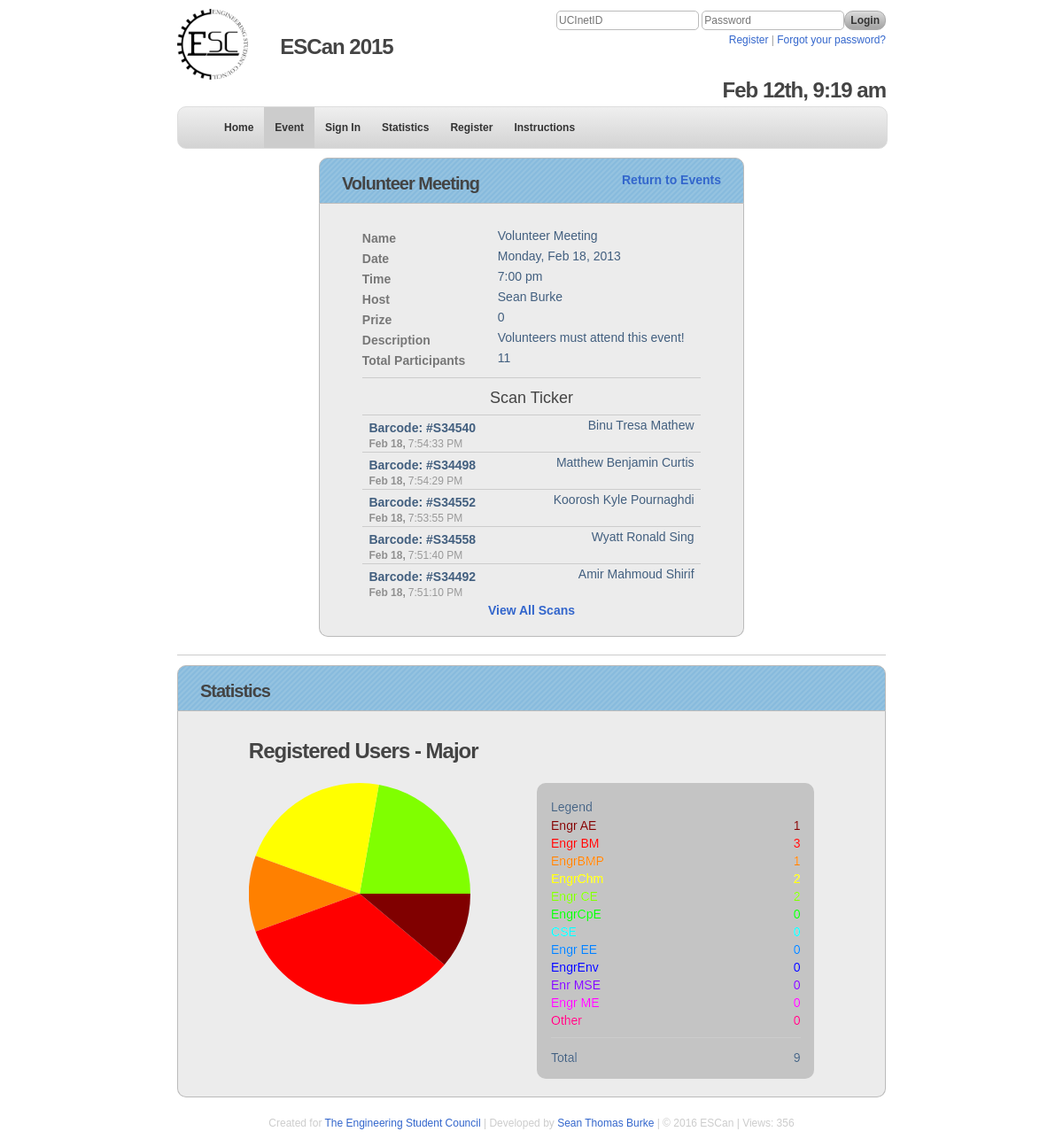
/event.php?eid=1, run on the app's committed database.
### tables this page shows
CREATE TABLE IF NOT EXISTS `settings` (
  `name` varchar(20) NOT NULL,
  `value` varchar(8) NOT NULL,
  PRIMARY KEY (`name`)
);

CREATE TABLE IF NOT EXISTS `tabs` (
  `tid` mediumint(9) NOT NULL AUTO_INCREMENT,
  `page` varchar(20) NOT NULL,
  `title` varchar(20) NOT NULL,
  `access` tinyint(1) NOT NULL DEFAULT '0',
  `public_only` tinyint(1) NOT NULL DEFAULT '0',
  PRIMARY KEY (`tid`)
);

CREATE TABLE IF NOT EXISTS `events` (
  `eid` mediumint(8) NOT NULL AUTO_INCREMENT,
  `name` varchar(50) NOT NULL,
  `date` date NOT NULL,
  `time` time NOT NULL,
  `host` varchar(50) NOT NULL,
  `prize` mediumint(8) NOT NULL,
  `description` varchar(1000) NOT NULL,
  `volunteer` varchar(8) NOT NULL,
  PRIMARY KEY (`eid`)
);

CREATE TABLE IF NOT EXISTS `scans` (
  `sid` bigint(32) NOT NULL AUTO_INCREMENT COMMENT 'Scan ID',
  `eid` varchar(8) NOT NULL COMMENT 'Event ID',
  `barcode` varchar(32) NOT NULL COMMENT 'Barcode ID',
  `volunteer` varchar(8) NOT NULL,
  `date` date NOT NULL,
  `time` time NOT NULL,
  PRIMARY KEY (`sid`)
);

CREATE TABLE IF NOT EXISTS `users` (
  `ucinetid` varchar(8) NOT NULL,
  `barcode` varchar(32) NOT NULL COMMENT 'barcode id',
  `name` varchar(100) NOT NULL COMMENT 'first name',
  `email` varchar(150) NOT NULL COMMENT 'email',
  `major` varchar(75) NOT NULL COMMENT 'Major',
  `level` varchar(20) NOT NULL COMMENT 'Year Level',
  `opt` tinyint(1) NOT NULL DEFAULT '1' COMMENT 'opt-out mail',
  `access` tinyint(1) NOT NULL DEFAULT '0' COMMENT 'access level',
  `elig` tinyint(1) NOT NULL DEFAULT '1' COMMENT 'prize eligible',
  `date` date NOT NULL,
  `time` time NOT NULL,
  `volunteer` varchar(8) NOT NULL,
  PRIMARY KEY (`ucinetid`)
);

### event.php (the view, shortened to what the rows shown need)
<?php
require_once 'inc/standard.php';
$page = new Page('event', ALL);
$var = new VarArray();
$eid = $_GET['eid'];
if(!$eid)
{
	$bottom = 'No event selected, please return to the <a href="events.php">Events Page</a>.';
	$box = new Box('No Existing Event');
	$box->setBadge('Return to Events', 'events.php');
	$box->setContent($bottom);
	$page->setContent($box->display('half'));
	$page->buildPage();
}
else
{
	$sql = 'SELECT * FROM events
			WHERE eid ="'.$eid.'"';
	$DB->query($sql);
	$event = $DB->resultToSingleArray();
	$total_count = $DB->countOf('scans', 'eid = "'.$eid.'"');
	$box = new Box($event['name']);
	$box->setBadge('Return to Events', 'events.php');
	$bottom = '
				<div class="row">
					<label class="fieldname">Name</label>
					<div class="textarea">
					'.$event['name'].'
					</div>
				</div>
				<div class="row">
					<label class="fieldname">Date</label>
					<div class="textarea">
					'.date('l, M d, Y',strtotime($event['date'])).'
					</div>
				</div>
				<div class="row">
					<label class="fieldname">Time</label>
					<div class="textarea">
					'.date('g:i a',strtotime($event['time'])).'
					</div>
				</div>
				<div class="row">
					<label class="fieldname">Host</label>
					<div class="textarea">
					'.$event['host'].'
					</div>
				</div>
				<div class="row">
					<label class="fieldname">Prize</label>
					<div class="textarea">
					'.$event['prize'].'
					</div>
				</div>
				<div class="row">
					<label class="fieldname">Description</label>
					<div class="textarea">
					'.$event['description'].'
					</div>
				</div>
				<div class="row">
					<label class="fieldname">Total Participants</label>
					<div class="textarea">
					'.$total_count.'
					</div>
				</div>';
	$limit = ($_GET['view'] == 'all') ? '':'LIMIT 5';
	$sql = 'SELECT scans.*, users.name, users.ucinetid, users.major, users.level
			FROM scans LEFT JOIN users
			ON scans.barcode = users.barcode
			WHERE scans.eid = "'.$eid.'"
			ORDER BY date DESC, time DESC
			'.$limit;
	$DB->query($sql);
	$ticker_array = $DB->resultToArray();
	$ticker_content .= '<div class="separator"></div>';
	$ticker_content .= '<div class="row center">
							<h3>Scan Ticker</h3>
						</div>';
	$ticker_content .= '<div class="list">';
	$page->setJSInitial('$(".dropdown").hide(); '.$js_hide_row1);
	$ticker_content .= '<script>
		$(document).ready(function () {
			$("#barcode").focus();';
	if($js_slide_down)
	 $ticker_content .= '$("#row1").slideDown();';
	$ticker_content .= '});</script>';
	if(count($ticker_array) > 0)
	{
		foreach ($ticker_array as $row)
		{
			$i++;
			$ticker_content .= '
				<div class="item" id="row'.$i.'">
					<div class="row">
						<label class="barcode">Barcode: </span> #'.$row['barcode'].'</label>
						<span class="right">'.$row['name'].'</span>
						<span class="date">'.date('M j,', strtotime($row['date'])).'</span>
						<span class="time">'.date('g:i:s A', strtotime($row['time'])).'</span>
					</div>
				</div>
				<div class="event_row">
					<script>
					    $("#row'.$i.'").click(function () {
					    	$("#drop'.$i.'").slideToggle("fast");
					    });
					</script>
					<div class="dropdown" id="drop'.$i.'" style="display:none;">
						<h5><strong>UCInetID:</strong> 	'.$row['ucinetid'].'</h5>
						<h5><strong>Name:</strong> 		'.$row['name'].'</h5>
						<h5><strong>Major:</strong> 	'.$row['major'].'</h5>
						<h5><strong>Level:</strong> 	'.$row['level'].'</h5>
						<h5><strong>Time:</strong>		'.date('M j, Y,', strtotime($row['date'])).' '.date('g:i:s A', strtotime($row['time'])).'</h5>
					</div>
				</div>';
		}
		if($_GET['view'] == 'all')
		{
		$ticker_content .= '
			<div class="row center">
			<label id="view"><a href="'.$_SERVER['PHP_SELF'].'?eid='.$eid.'&view=less#view">View Less Scans</a></label>
			</div>';
		}
		else
		{
		$ticker_content .= '
			<div class="row center">
			<label id="view"><a href="'.$_SERVER['PHP_SELF'].'?eid='.$eid.'&view=all#view">View All Scans</a></label>
			</div>';
		}
	}
	$ticker_content .= '</div>';
	$box->setContent( $bottom.$ticker_content);
	$box->setBadge('Return to Events', 'events.php');
	$majors = [];
	foreach ($var->getMajors() as $major) {
		$sql = 'SELECT *
				FROM scans
				LEFT JOIN users
				ON scans.barcode = users.barcode
				WHERE scans.eid = "'.$eid.'"
				AND users.major = "'.$major.'"';
		$DB->query($sql);
		$temp = $DB->numRows();
		$majors[$major] = $temp;
	}
	$majors_stat = new Statistic('pie', 'user_majors', 'Registered Users - Major', $majors, 0);
	$bottom_stats = $majors_stat->display();
	$box_stat = new Box('Statistics', $bottom_stats);
	$stat_display = '<div class="separator"></div>'.$box_stat->display("full");
	$content = $box->display().$stat_display;
	$page->startGraph();
	$page->setContent($content);
	$page->buildPage();
}
?>

### inc/classes/Nav.class.php (shortened to what the rows shown need)
<?php
class Nav
{
	public $output;
	function __construct($access, $tab)
	{
		$this->DB = $GLOBALS['DB'];
		$this->tab = $tab;
		$this->access = ($access == '') ? 0:$access;
		if($access == 0)
		{
			$sql = 'SELECT tabs.title, pages.name, pages.url, tabs.public_only, tabs.access
			FROM tabs LEFT JOIN pages
			ON pages.name = tabs.page
			WHERE tabs.access <= "'.$this->access.'"
			OR tabs.public_only = "1"
			ORDER BY tid ASC';
		}
		$result = $this->DB->query($sql);
		$tabs = $this->DB->resultToArray($result);
		$highlight = ' id="highlight"';
		$this->output .= '
		<div id="navigation-section">
		<div id="nav">
		<ul>';
		if(count($tabs) > 0)
		{
			foreach($tabs as $tab)
			{
				$active = ($this->tab == $tab['name']) ? $highlight:'';
				$this->output .= '
					<li><a class="menu-item" '.$active.' href="'.$tab['url'].'?s=nav">'.$tab['title'].'</a></li>';
			}
		}
		else
		{
			$this->output .= '
				<li><a class="menu-item" href="index.php">Home</a></li>';
		}
		$this->output .= '</ul></div></div>';
	}
}
?>

### inc/classes/Box.class.php (shortened to what the rows shown need)
<?php
class Box
{
	public $content;
	public $title;
	public $badge;
	public $badge_url;
	public $height;
	public $header_height;
	public $intro_step;
	public $intro_text;
	function __construct($title, $content = '', $width = 500, $height = 'auto')
	{
		$this->header_height = 50;
		$this->content = $content;
		$this->title = $title;
		$this->height = $height;
		return $this->display();
	}
	public function setContent($content)
	{
		$this->content = $content;
	}
	public function setBadge($badge, $url = '')
	{
		$this->badge = $badge;
		$this->badge_url = $url;
	}
	public function display($type = 'half')
	{
		if(!is_string($this->height))
		{
			$container_height = $this->height - $this->header_height;
			$container_height .= 'px';
		}
		else
		{
		$container_height = $this->height;
		}
		$output = '
		<div class="box" style="width:100%; height:'.$this->height.'" data-step="'.$this->intro_step.'" data-intro="'.$this->intro_text.'" data-position="right">
			<div class="header_container" style="height: '.$this->header_height.'px">
				<h2 class="title">'.$this->title.'</h2>
		    	<span class="box_badge">
		        	<a href="'.$this->badge_url.'">
		        	'.$this->badge.'</a>
		        </span>
		    </div>
			<div class="box_wrapper" style="height: '.$container_height.'">
				<div class="box_inside">';
		$output.= $this->content;
		$output .= '
				</div>
			</div>
		</div>';
		if($type == 'half')
		{
			return '<div id="container_wrapper">'.$output.'</div>';
		}
		elseif($type == 'full')
		{
			return $output;
		}
		else
		{
			return $output;
		}
	}
}
?>

### inc/classes/Page.class.php (shortened to what the rows shown need)
<?php
class Page
{
	public $DB;
	public $banner;
	public $content;
	public $content_bottom;
	public $description;
	public $extra_meta;
	public $footer;
	public $graph;
	public $google;
	public $html;
	public $header;
	public $isPhone;
	public $js;
	public $logo_src;
	public $keywords;
	public $navigation;
	public $pageviews;
	public $title;
	public $login;
	public $nav;
	function __construct($name, $access = ALL)
	{
		$this->DB = $GLOBALS['DB'];
		$this->login = new Login();
		$sql = "SELECT p.* FROM pages AS p
				WHERE name = '$name'";
		if(!($this->DB->query($sql)))
			die('Could not get page: '.$this->DB->getError());
		$page = $this->DB->resultToSingleArray();
		if(strstr($_SERVER['HTTP_USER_AGENT'], 'iPhone'))
			$this->isPhone = true;
		else
			$this->isPhone = false;
		$this->isPhone = false;
		$this->pageviews = $page['views'];
		$this->description = $page['description'];
		$this->content = $page['content'];
		$this->title = ucfirst($page['name']);
		$this->logo_src = 'images/logo200.png';
		$this->nav = new Nav($_SESSION['access'], $page['tab']);
	}
	public function setJSInitial($js)
	{
		$this->js .= $js;
	}
	public function buildJSInitial()
	{
		$this->js_initial = '
		<script>
    		$(document).ready(function() {';
    		$this->js_initial .= '
            update();
            setInterval(update, 1000);';
            $this->js_initial .= $this->js;
    		$this->js_initial .= ' });
		</script>';
	}
	public function setContent($content_bottom)
	{
		$this->content_bottom = $content_bottom;
	}
	public function startGraph()
	{
		$this->graph = '<script type="text/javascript" src="js/jquery.sparkline.min.js"></script>';
	}
	public function setGoogleAnalytics()
	{
		$this->google = '<script type="text/javascript">
		  var _gaq = _gaq || [];
		  _gaq.push([\'_setAccount\', \'UA-25773399-2\']);
		  _gaq.push([\'_trackPageview\']);
		  (function() {
		    var ga = document.createElement(\'script\'); ga.type = \'text/javascript\'; ga.async = true;
		    ga.src = (\'https:\' == document.location.protocol ? \'https://ssl\' : \'http://www\') + \'.google-analytics.com/ga.js\';
		    var s = document.getElementsByTagName(\'script\')[0]; s.parentNode.insertBefore(ga, s);
		  })();
		</script>';
	}
	private function updatePageView()
	{
		$this->pageviews += 1;
	}
	private function buildHTML()
	{
		$css = 'global';
		$css = ($css) ? '<link rel=stylesheet type="text/css" href="css/'.$css.'.css"  >' : '';
		$this->html =
		'<!DOCTYPE HTML PUBLIC "-//W3C//DTD HTML 4.01 Transitional//EN" "http://www.w3.org/TR/html4/loose.dtd">
		<html>
		<head>
			<title>'.$this->title.' - '.PRODUCT.'</title>
			<link rel="shortcut icon" href="/favicon.ico">
			<link rel="icon" href="/favicon.ico" type="image/x-icon">
			<meta property="og:title" content="'.PRODUCT.'" />
			<meta property="og:type" content="website" />
			<meta property="og:url" content="'.$_SERVER['PHP_SELF'].'" />
			<meta property="og:image" content="'.$this->logo_src.'" />
			<meta property="og:description" content="'.$this->description.'" />
			<meta property="fb:app_id" content="203055886388488" />
			<meta property="fb:admin" content="hawaiianchimp" />
			'.$this->extra_meta.'
			<meta http-equiv="X-UA-Compatible" content="chrome=1" />
			<meta http-equiv="Content-Type" content="text/html; charset=UTF-8" />
			<meta name="description" content="'.$this->description.'">
			<meta name="keywords" content="'.$this->keywords.'">'
		    .$css.'
		    <link rel=stylesheet type="text/css" href="js/introjs.min.css">
		    <script src="js/jquery-2.1.3.min.js"></script>
	    	<script type="text/javascript" src="js/moment.min.js"></script>
	    	<script type="text/javascript" src="//www.google.com/jsapi"></script>
	    	<script src="js/jquery-2.1.3.min.js"></script>
		    <script type="text/javascript">
			    google.load(\'visualization\', \'1\', {packages: [\'corechart\']});
		    </script>
		    <script type="text/javascript" src="js/escan.min.js"></script>'
	        .$this->graph
		.'</head>';
	}
	private function buildHeader()
	{
		$sql = 'SELECT value
		FROM settings
		WHERE name = "eweekstart"';
		$this->DB->query($sql);
		$eweekstart = $this->DB->resultToSingleArray();
		$this->header = ' <body>
		<div id="wrapper">
		<div id="banner">'
		.$this->banner.'
		</div>
		<div id="header">
			<div id="logo">
				<a href="index.php?r=logo">
				<img src="'.$this->logo_src.'" alt="'.PRODUCT.'">
				<div id="logoname"><h2>'.PRODUCT.' '.date('Y', strtotime($eweekstart[0])).'</h2></div>
				</a>
			</div>
			'.$this->login->loginFormMini('login','login.php','loginmini', $this->isPhone).'
			<div id="today" class="nophone"><h2 id="time">Today: '.date('M d, h:i A', strtotime(NOW_DATE.' '.NOW_TIME)).'</h2></div>
		</div>';
	}
	private function buildNav()
	{
		$this->navigation = $this->nav->display();
	}
	private function buildContent()
	{
		$this->content = '
		<div id="container">
 		'.$this->content_bottom.'</div>';
	}
	private function buildFooter()
	{
		$this->footer = '
		</div>
		<div id="copyright">
			<p>Created for <a href="'.WEBSITE.'">'.ORGANIZATION.'</a> |
			Developed by <a href="http://www.seantburke.com/?r=escan">Sean Thomas Burke</a> |
			&copy; '.date('Y').' '.PRODUCT.' |
			Views: '.$this->pageviews.'</p>
		</div>
		</div>
		'.$this->google
		.'
		<script>
    		function update(){
        		$("#time").text(
        		    moment().format("MMM Do, h:mm a")
        		    );
    		}
		</script>'
	    .$this->js_initial
		.'<script type="text/javascript">
		  var _gaq = _gaq || [];
		  _gaq.push([\'_setAccount\', \'UA-25773399-3\']);
		  _gaq.push([\'_trackPageview\']);
		  (function() {
		    var ga = document.createElement(\'script\'); ga.type = \'text/javascript\'; ga.async = true;
		    ga.src = (\'https:\' == document.location.protocol ? \'https://ssl\' : \'http://www\') + \'.google-analytics.com/ga.js\';
		    var s = document.getElementsByTagName(\'script\')[0]; s.parentNode.insertBefore(ga, s);
		  })();
		</script>
		</body>
		</html>';
	}
	public function buildPage()
	{
		$this->buildHTML();
		$this->buildHeader();
		$this->buildContent();
		$this->buildFooter();
		$this->content = $this->html.$this->header.$this->navigation.$this->content.$this->footer;
		echo $this->content;
		exit;
	}
}
?>

### data on the page
settings: value "2015"
tabs: title "Home"
tabs: title "Event"
tabs: title "Sign In"
tabs: title "Statistics"
tabs: title "Register"
tabs: title "Instructions"
events: name "Volunteer Meeting", date "Monday, Feb 18, 2013", time "7:00 pm", host "Sean Burke", prize "0", description "Volunteers must attend this event!"
scans: barcode "S34540", users.name "Binu Tresa Mathew", date "Feb 18,", time "7:54:33 PM"
scans: barcode "S34498", users.name "Matthew Benjamin Curtis", date "Feb 18,", time "7:54:29 PM"
scans: barcode "S34552", users.name "Koorosh Kyle Pournaghdi", date "Feb 18,", time "7:53:55 PM"
scans: barcode "S34558", users.name "Wyatt Ronald Sing", date "Feb 18,", time "7:51:40 PM"
scans: barcode "S34492", users.name "Amir Mahmoud Shirif", date "Feb 18,", time "7:51:10 PM"

### other printed values
PRODUCT "ESCan"
$this->badge "Return to Events"
$total_count "11"
$this->title "Statistics"
$this->title "Registered Users - Major"
$key "Engr AE"
$value "1"
$key "Engr BM"
$value "3"
$key "EngrBMP"
$key "EngrChm"
$value "2"
$key "EngrCpE"
$value "0"
$key "CSE"
